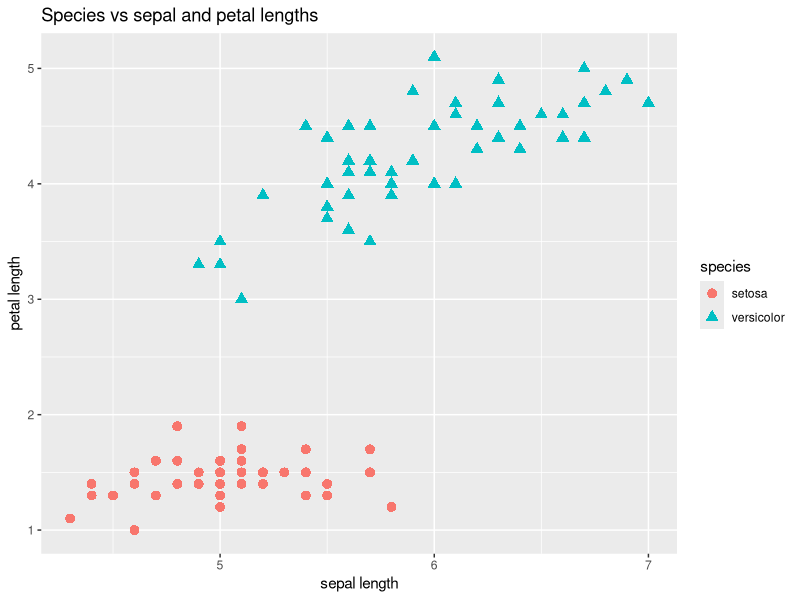

The R source for this figure: (Note: this script raises an error after producing the figure.)
library(ggplot2)

data(iris)

# select 1:100 for only Setosa an Versicolor
irissubdf <- iris[1:100, c(1, 3, 5)]
names(irissubdf) <- c("sepal", "petal", "species")
head(irissubdf)

ggplot(irissubdf, aes(x = sepal, y = petal)) +
  geom_point(aes(colour=species, shape=species), size = 3) +
  xlab("sepal length") +
  ylab("petal length") +
  ggtitle("Species vs sepal and petal lengths")

#label only 0 and 1 output
irissubdf[, 4] <- 1
irissubdf[irissubdf[, 3] == "setosa", 4] <- 0

#useonly lengths of sepal and petal as input (x)
x <- irissubdf[, c(1, 2)]
#use our 1/0 label as output(y)
y <- irissubdf[, 4]

#example functions
simplePerceptron(x,y,init_w = c(-2,1,2),eta = 0.5 ,max_epoch = 10 ,accepted_error = 0.01)
simplePerceptron(x,y,init_w = c(-2,1,2),eta = 0.5 ,max_epoch = 10 ,accepted_error = 0.005)
